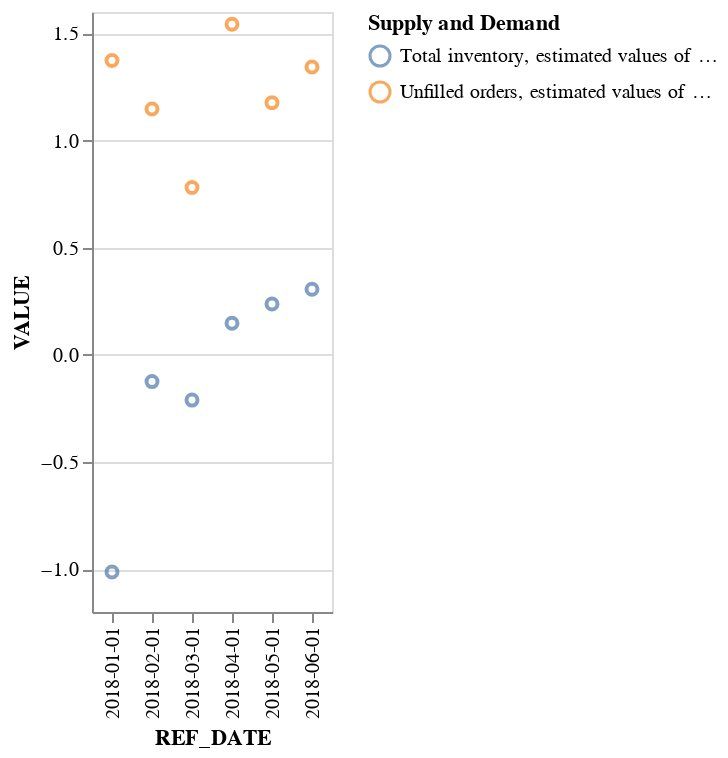

This figure's notebook cell:
### Code cell
#lets look earlier
plot_supply_and_demand_canada(df_sales, "Food manufacturing [311]", '2018-01-01', '2018-06-01')

### Figure 1 — Vega-Lite specification as saved in the notebook (floating-point values rounded to 4 significant figures)
{"config": {"view": {"continuousWidth": 300, "continuousHeight": 300}}, "data": {"name": "data-701dc57065ed3b567ffa2608880c130f"}, "mark": {"type": "point"}, "encoding": {"color": {"field": "PrincipleStats", "legend": {"title": "Supply and Demand"}, "type": "nominal"}, "x": {"field": "REF_DATE", "type": "nominal"}, "y": {"field": "VALUE", "type": "quantitative"}}, "$schema": "https://vega.github.io/schema/vega-lite/v5.20.1.json", "datasets": {"data-701dc57065ed3b567ffa2608880c130f": [{"PrincipleStats": "Total inventory, estimated values of total inventory at end of the month", "GoodType": "Food manufacturing [311]", "REF_DATE": "2018-01-01", "VALUE": -1.013}, {"PrincipleStats": "Total inventory, estimated values of total inventory at end of the month", "GoodType": "Food manufacturing [311]", "REF_DATE": "2018-02-01", "VALUE": -0.1248}, {"PrincipleStats": "Total inventory, estimated values of total inventory at end of the month", "GoodType": "Food manufacturing [311]", "REF_DATE": "2018-03-01", "VALUE": -0.2111}, {"PrincipleStats": "Total inventory, estimated values of total inventory at end of the month", "GoodType": "Food manufacturing [311]", "REF_DATE": "2018-04-01", "VALUE": 0.1478}, {"PrincipleStats": "Total inventory, estimated values of total inventory at end of the month", "GoodType": "Food manufacturing [311]", "REF_DATE": "2018-05-01", "VALUE": 0.2375}, {"PrincipleStats": "Total inventory, estimated values of total inventory at end of the month", "GoodType": "Food manufacturing [311]", "REF_DATE": "2018-06-01", "VALUE": 0.3065}, {"PrincipleStats": "Unfilled orders, estimated values of orders at end of month", "GoodType": "Food manufacturing [311]", "REF_DATE": "2018-01-01", "VALUE": 1.374}, {"PrincipleStats": "Unfilled orders, estimated values of orders at end of month", "GoodType": "Food manufacturing [311]", "REF_DATE": "2018-02-01", "VALUE": 1.147}, {"PrincipleStats": "Unfilled orders, estimated values of orders at end of month", "GoodType": "Food manufacturing [311]", "REF_DATE": "2018-03-01", "VALUE": 0.7811}, {"PrincipleStats": "Unfilled orders, estimated values of orders at end of month", "GoodType": "Food manufacturing [311]", "REF_DATE": "2018-04-01", "VALUE": 1.543}, {"PrincipleStats": "Unfilled orders, estimated values of orders at end of month", "GoodType": "Food manufacturing [311]", "REF_DATE": "2018-05-01", "VALUE": 1.177}, {"PrincipleStats": "Unfilled orders, estimated values of orders at end of month", "GoodType": "Food manufacturing [311]", "REF_DATE": "2018-06-01", "VALUE": 1.343}]}}
